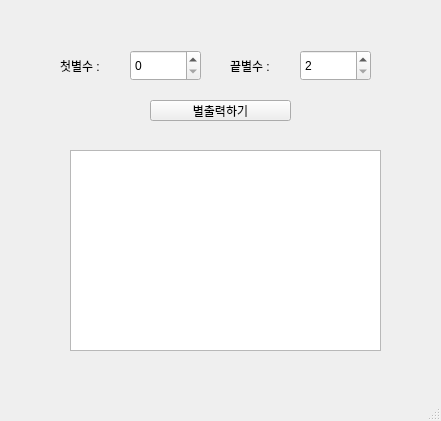
<?xml version="1.0" encoding="UTF-8"?>
<ui version="4.0">
 <class>MainWindow</class>
 <widget class="QMainWindow" name="MainWindow">
  <property name="geometry">
   <rect>
    <x>0</x>
    <y>0</y>
    <width>441</width>
    <height>421</height>
   </rect>
  </property>
  <property name="windowTitle">
   <string>MainWindow</string>
  </property>
  <widget class="QWidget" name="centralwidget">
   <widget class="QLabel" name="lblFirst">
    <property name="geometry">
     <rect>
      <x>60</x>
      <y>60</y>
      <width>56</width>
      <height>12</height>
     </rect>
    </property>
    <property name="text">
     <string>첫별수 : </string>
    </property>
   </widget>
   <widget class="QLabel" name="lblLast">
    <property name="geometry">
     <rect>
      <x>230</x>
      <y>60</y>
      <width>56</width>
      <height>12</height>
     </rect>
    </property>
    <property name="text">
     <string>끝별수 : </string>
    </property>
   </widget>
   <widget class="QSpinBox" name="sbFirst">
    <property name="geometry">
     <rect>
      <x>130</x>
      <y>50</y>
      <width>71</width>
      <height>31</height>
     </rect>
    </property>
   </widget>
   <widget class="QSpinBox" name="sbLast">
    <property name="geometry">
     <rect>
      <x>300</x>
      <y>50</y>
      <width>71</width>
      <height>31</height>
     </rect>
    </property>
    <property name="minimum">
     <number>2</number>
    </property>
   </widget>
   <widget class="QPushButton" name="pb">
    <property name="geometry">
     <rect>
      <x>150</x>
      <y>100</y>
      <width>141</width>
      <height>21</height>
     </rect>
    </property>
    <property name="text">
     <string>별출력하기</string>
    </property>
   </widget>
   <widget class="QPlainTextEdit" name="pte">
    <property name="geometry">
     <rect>
      <x>70</x>
      <y>150</y>
      <width>311</width>
      <height>201</height>
     </rect>
    </property>
   </widget>
  </widget>
  <widget class="QMenuBar" name="menubar">
   <property name="geometry">
    <rect>
     <x>0</x>
     <y>0</y>
     <width>441</width>
     <height>21</height>
    </rect>
   </property>
  </widget>
  <widget class="QStatusBar" name="statusbar"/>
 </widget>
 <resources/>
 <connections/>
</ui>
